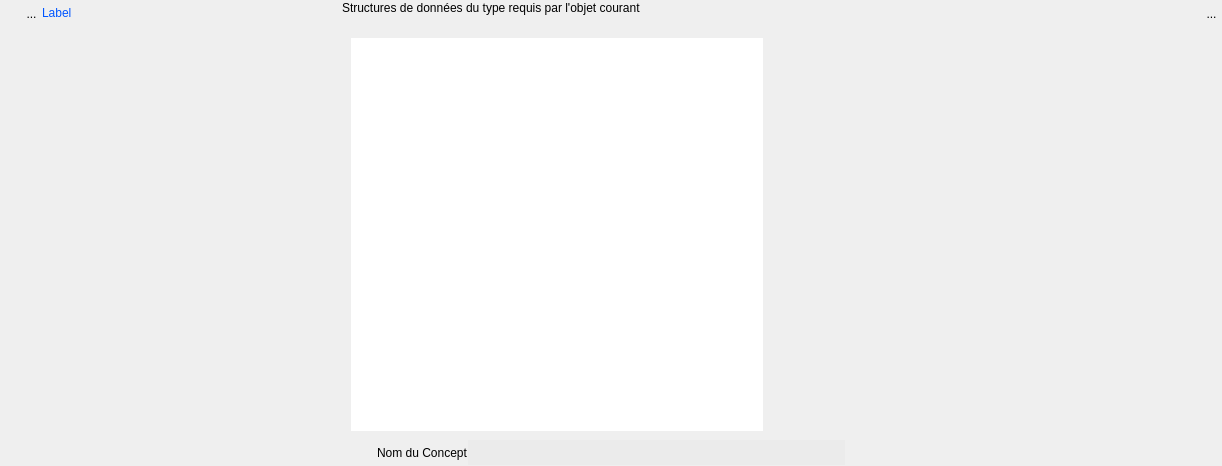
<?xml version="1.0" encoding="UTF-8"?>
<ui version="4.0">
 <class>WidgetSDCOInto</class>
 <widget class="QWidget" name="WidgetSDCOInto">
  <property name="geometry">
   <rect>
    <x>0</x>
    <y>0</y>
    <width>1222</width>
    <height>466</height>
   </rect>
  </property>
  <property name="sizePolicy">
   <sizepolicy hsizetype="Preferred" vsizetype="Fixed">
    <horstretch>0</horstretch>
    <verstretch>0</verstretch>
   </sizepolicy>
  </property>
  <property name="minimumSize">
   <size>
    <width>0</width>
    <height>0</height>
   </size>
  </property>
  <property name="windowTitle">
   <string>Form</string>
  </property>
  <layout class="QVBoxLayout" name="verticalLayout_2">
   <property name="spacing">
    <number>0</number>
   </property>
   <property name="leftMargin">
    <number>0</number>
   </property>
   <property name="topMargin">
    <number>1</number>
   </property>
   <property name="rightMargin">
    <number>0</number>
   </property>
   <property name="bottomMargin">
    <number>1</number>
   </property>
   <item>
    <layout class="QGridLayout" name="gridLayout_2">
     <item row="0" column="0">
      <layout class="QHBoxLayout" name="horizontalLayout">
       <property name="spacing">
        <number>0</number>
       </property>
       <property name="sizeConstraint">
        <enum>QLayout::SetFixedSize</enum>
       </property>
       <item>
        <spacer name="horizontalSpacer_3">
         <property name="orientation">
          <enum>Qt::Horizontal</enum>
         </property>
         <property name="sizeType">
          <enum>QSizePolicy::Fixed</enum>
         </property>
         <property name="sizeHint" stdset="0">
          <size>
           <width>21</width>
           <height>20</height>
          </size>
         </property>
        </spacer>
       </item>
       <item>
        <widget class="MonBoutonValide" name="RBValide">
         <property name="minimumSize">
          <size>
           <width>21</width>
           <height>25</height>
          </size>
         </property>
         <property name="maximumSize">
          <size>
           <width>21</width>
           <height>25</height>
          </size>
         </property>
         <property name="focusPolicy">
          <enum>Qt::ClickFocus</enum>
         </property>
         <property name="toolTip">
          <string>Affiche le rapport de validité du mot-clef</string>
         </property>
         <property name="styleSheet">
          <string notr="true">border : 0px</string>
         </property>
         <property name="text">
          <string>...</string>
         </property>
         <property name="icon">
          <iconset>
           <normaloff>../Editeur/icons/ast-green-ball.png</normaloff>../Editeur/icons/ast-green-ball.png</iconset>
         </property>
         <property name="iconSize">
          <size>
           <width>25</width>
           <height>25</height>
          </size>
         </property>
        </widget>
       </item>
      </layout>
     </item>
     <item row="0" column="1">
      <widget class="MonLabelClic" name="label">
       <property name="sizePolicy">
        <sizepolicy hsizetype="Fixed" vsizetype="Fixed">
         <horstretch>0</horstretch>
         <verstretch>0</verstretch>
        </sizepolicy>
       </property>
       <property name="minimumSize">
        <size>
         <width>300</width>
         <height>25</height>
        </size>
       </property>
       <property name="maximumSize">
        <size>
         <width>178</width>
         <height>16777215</height>
        </size>
       </property>
       <property name="frameShape">
        <enum>QFrame::NoFrame</enum>
       </property>
       <property name="text">
        <string>&lt;html&gt;&lt;head/&gt;&lt;body&gt;&lt;p&gt;&lt;span style=&quot; color:#0055ff;&quot;&gt;Label&lt;/span&gt;&lt;/p&gt;&lt;/body&gt;&lt;/html&gt;</string>
       </property>
      </widget>
     </item>
     <item row="0" column="2" rowspan="2">
      <layout class="QVBoxLayout" name="verticalLayout">
       <item>
        <widget class="QLabel" name="textLabel2">
         <property name="text">
          <string>Structures de données du type requis par l'objet courant
</string>
         </property>
         <property name="wordWrap">
          <bool>false</bool>
         </property>
        </widget>
       </item>
       <item>
        <widget class="QScrollArea" name="scrollArea">
         <property name="frameShape">
          <enum>QFrame::NoFrame</enum>
         </property>
         <property name="widgetResizable">
          <bool>true</bool>
         </property>
         <widget class="QWidget" name="scrollAreaWidgetContents">
          <property name="geometry">
           <rect>
            <x>0</x>
            <y>0</y>
            <width>567</width>
            <height>379</height>
           </rect>
          </property>
          <layout class="QGridLayout" name="gridLayout">
           <item row="0" column="0">
            <widget class="QListWidget" name="LBSDCO">
             <property name="frameShape">
              <enum>QFrame::NoFrame</enum>
             </property>
            </widget>
           </item>
          </layout>
         </widget>
        </widget>
       </item>
      </layout>
     </item>
     <item row="0" column="3">
      <spacer name="horizontalSpacer_2">
       <property name="orientation">
        <enum>Qt::Horizontal</enum>
       </property>
       <property name="sizeType">
        <enum>QSizePolicy::MinimumExpanding</enum>
       </property>
       <property name="sizeHint" stdset="0">
        <size>
         <width>79</width>
         <height>17</height>
        </size>
       </property>
      </spacer>
     </item>
     <item row="0" column="4">
      <layout class="QHBoxLayout" name="horizontalLayout_2">
       <property name="spacing">
        <number>0</number>
       </property>
       <item>
        <widget class="QToolButton" name="RBPoubelle">
         <property name="minimumSize">
          <size>
           <width>21</width>
           <height>25</height>
          </size>
         </property>
         <property name="maximumSize">
          <size>
           <width>21</width>
           <height>25</height>
          </size>
         </property>
         <property name="focusPolicy">
          <enum>Qt::ClickFocus</enum>
         </property>
         <property name="toolTip">
          <string>Détruit le mot-clef</string>
         </property>
         <property name="styleSheet">
          <string notr="true">border : 0px</string>
         </property>
         <property name="text">
          <string>...</string>
         </property>
         <property name="icon">
          <iconset>
           <normaloff>../Editeur/icons/deleteRond.png</normaloff>../Editeur/icons/deleteRond.png</iconset>
         </property>
         <property name="iconSize">
          <size>
           <width>25</width>
           <height>25</height>
          </size>
         </property>
        </widget>
       </item>
      </layout>
     </item>
     <item row="1" column="1">
      <spacer name="verticalSpacer">
       <property name="orientation">
        <enum>Qt::Vertical</enum>
       </property>
       <property name="sizeHint" stdset="0">
        <size>
         <width>20</width>
         <height>40</height>
        </size>
       </property>
      </spacer>
     </item>
     <item row="1" column="3">
      <spacer name="verticalSpacer_2">
       <property name="orientation">
        <enum>Qt::Vertical</enum>
       </property>
       <property name="sizeHint" stdset="0">
        <size>
         <width>20</width>
         <height>40</height>
        </size>
       </property>
      </spacer>
     </item>
    </layout>
   </item>
   <item>
    <layout class="QHBoxLayout" name="horizontalLayout_3">
     <item>
      <spacer name="horizontalSpacer">
       <property name="orientation">
        <enum>Qt::Horizontal</enum>
       </property>
       <property name="sizeHint" stdset="0">
        <size>
         <width>168</width>
         <height>20</height>
        </size>
       </property>
      </spacer>
     </item>
     <item>
      <widget class="QLabel" name="label_2">
       <property name="text">
        <string>Nom du Concept</string>
       </property>
      </widget>
     </item>
     <item>
      <widget class="QLineEdit" name="lineEditVal">
       <property name="minimumSize">
        <size>
         <width>0</width>
         <height>25</height>
        </size>
       </property>
       <property name="maximumSize">
        <size>
         <width>805</width>
         <height>16777215</height>
        </size>
       </property>
       <property name="styleSheet">
        <string notr="true">background:rgb(235,235,235);
border:0px;</string>
       </property>
      </widget>
     </item>
     <item>
      <spacer name="horizontalSpacer_4">
       <property name="orientation">
        <enum>Qt::Horizontal</enum>
       </property>
       <property name="sizeHint" stdset="0">
        <size>
         <width>58</width>
         <height>20</height>
        </size>
       </property>
      </spacer>
     </item>
    </layout>
   </item>
  </layout>
 </widget>
 <customwidgets>
  <customwidget>
   <class>MonBoutonValide</class>
   <extends>QToolButton</extends>
   <header>monBoutonValide.h</header>
  </customwidget>
  <customwidget>
   <class>MonLabelClic</class>
   <extends>QLabel</extends>
   <header>monLabelClic.h</header>
  </customwidget>
 </customwidgets>
 <tabstops>
  <tabstop>RBValide</tabstop>
  <tabstop>RBPoubelle</tabstop>
 </tabstops>
 <resources/>
 <connections/>
</ui>
